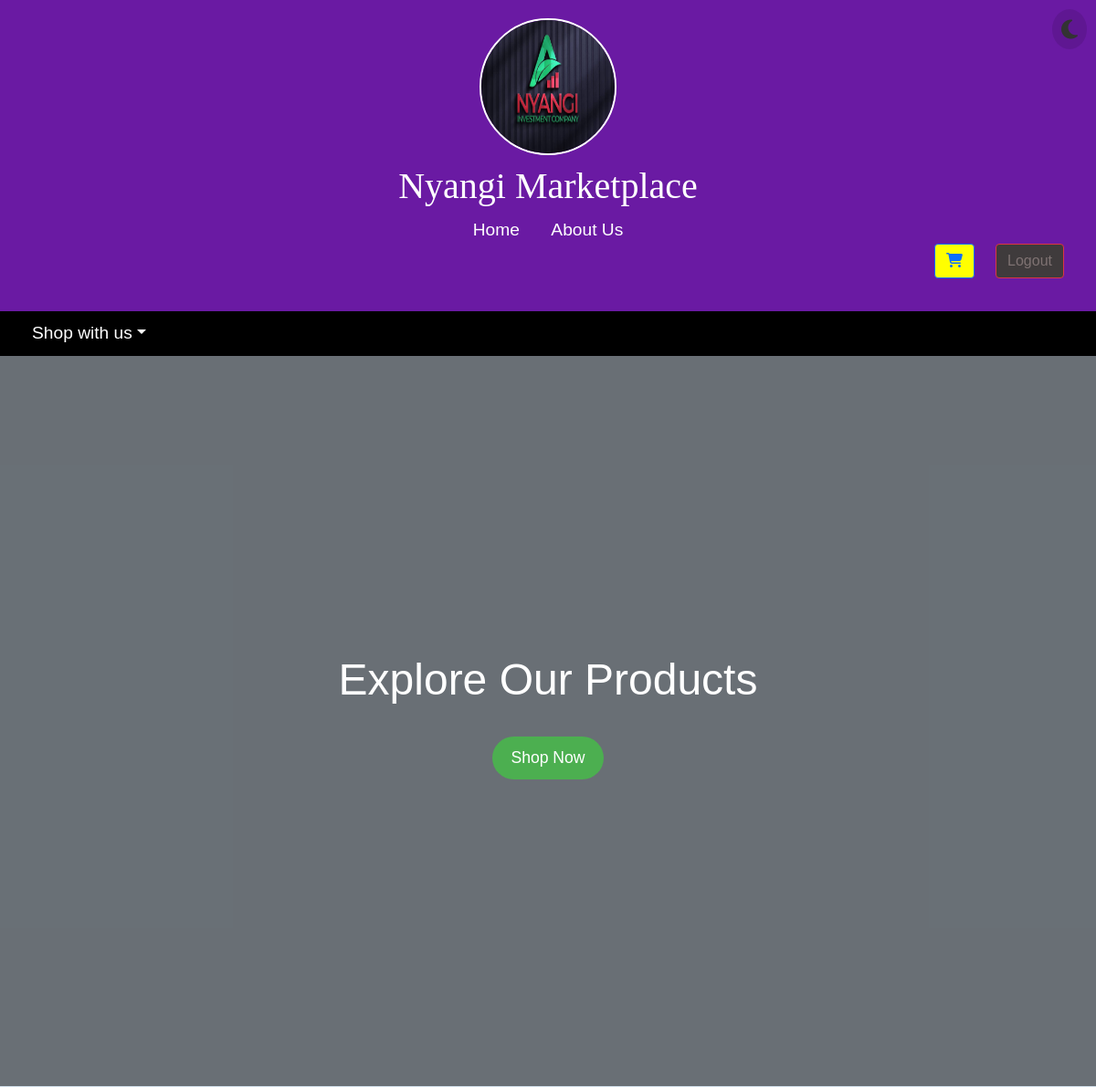
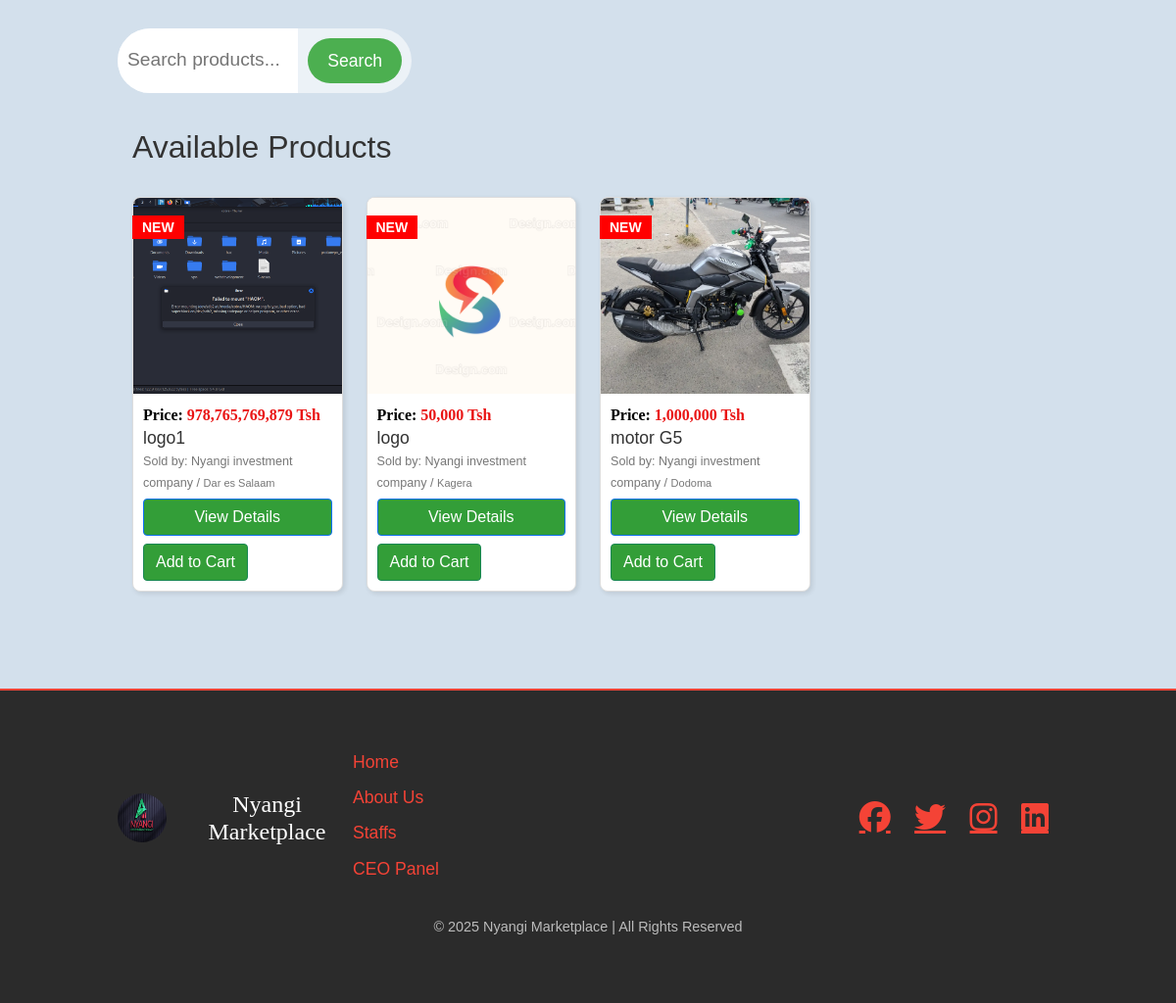
Screenshot of / (signed in) with the database file from the repository (2 pictures, top to bottom).
### myapp/models.py (models this page shows, shortened)
class Product(models.Model):
    name = models.CharField(max_length=255)
    description = models.TextField()
    price = models.IntegerField()
    category = models.ForeignKey('Category', on_delete=models.CASCADE)
    image = models.ImageField(upload_to='products/')
    image1 = models.ImageField(upload_to='products/', null=True, blank=True, default="")  # NEW IMAGE
    image2 = models.ImageField(upload_to='products/', null=True, blank=True, default="")
    image3 = models.ImageField(upload_to='products/', null=True, blank=True, default="")
    image4 = models.ImageField(upload_to='products/', null=True, blank=True, default="")
    seller = models.ForeignKey('Seller', on_delete=models.CASCADE)
    location = models.CharField(max_length=50, choices=TANZANIA_REGIONS, default='Dar es Salaam')  # Default region
    condition = models.CharField(max_length=100, default="New", blank=True)
    dimensions = models.CharField(max_length=100, default="", blank=True)
    weight = models.CharField(max_length=50, default="", blank=True)
    material = models.CharField(max_length=100, default="", blank=True)
    color = models.CharField(max_length=50, default="", blank=True)
    warranty = models.CharField(max_length=50, default="No Warranty", blank=True)
    model = models.CharField(max_length=100, default="", blank=True)
    release_year = models.IntegerField(default="", blank=True, null=True)
    generation = models.CharField(max_length=50, default="", blank=True)
    brand = models.CharField(max_length=100, default="", blank=True)
    origin_country = models.CharField(max_length=100, default="", blank=True)
    created_at = models.DateTimeField(default=timezone.now, blank=True)
    power_consumption = models.CharField(max_length=50, default="", blank=True)
    battery_life = models.CharField(max_length=50, default="", blank=True)
    charging_time = models.CharField(max_length=50, default="", blank=True)
    connectivity = models.CharField(max_length=100, default="", blank=True)
    processor = models.CharField(max_length=100, default="", blank=True)
    storage_capacity = models.CharField(max_length=100, default="", blank=True)
    screen_size = models.CharField(max_length=50, default="", blank=True)
    resolution = models.CharField(max_length=100, default="", blank=True)
    weight_capacity = models.CharField(max_length=50, default="", blank=True)
    assembly_required = models.BooleanField(default="", blank=True, null=True)
    style = models.CharField(max_length=100, default="", blank=True)
    water_resistant = models.BooleanField(default="", blank=True, null=True)
    upholstery_material = models.CharField(max_length=100, default="", blank=True)
    size = models.CharField(max_length=50, default="", blank=True)
    gender = models.CharField(max_length=50, default="", blank=True)
    fabric_type = models.CharField(max_length=100, default="", blank=True)
    washing_instructions = models.TextField(default="", blank=True)
    shoe_type = models.CharField(max_length=100, default="", blank=True)
    closure_type = models.CharField(max_length=100, default="", blank=True)
    fuel_type = models.CharField(max_length=50, default="", blank=True)
    transmission = models.CharField(max_length=50, default="", blank=True)
    mileage = models.CharField(max_length=50, default="", blank=True)
    engine_capacity = models.CharField(max_length=50, default="", blank=True)
    top_speed = models.CharField(max_length=50, default="", blank=True)
    number_of_seats = models.IntegerField(default="", blank=True, null=True)
    expiration_date = models.DateField(null=True, blank=True)
    ingredients = models.TextField(default="", blank=True)
    calories = models.CharField(max_length=50, default="", blank=True)
    dietary_info = models.CharField(max_length=100, default="", blank=True)
    package_size = models.CharField(max_length=100, default="", blank=True)
    author = models.CharField(max_length=100, default="", blank=True)
    publisher = models.CharField(max_length=100, default="", blank=True)
    edition = models.CharField(max_length=50, default="", blank=True)
    pages = models.IntegerField(default="", blank=True, null=True)
    language = models.CharField(max_length=50, default="", blank=True)
    paper_type = models.CharField(max_length=100, default="", blank=True)
    recommended_age = models.CharField(max_length=50, default="", blank=True)
    number_of_pieces = models.IntegerField(default="", blank=True, null=True)
    safety_certifications = models.CharField(max_length=100, default="", blank=True)
    battery_required = models.BooleanField(default="", blank=True, null=True)
    interactive_features = models.CharField(max_length=100, default="", blank=True)
    skin_type = models.CharField(max_length=100, default="", blank=True)
    scent = models.CharField(max_length=100, default="", blank=True)
    application_method = models.CharField(max_length=100, default="", blank=True)
    volume = models.CharField(max_length=50, default="", blank=True)
    sport_type = models.CharField(max_length=100, default="", blank=True)
    weather_resistant = models.BooleanField(default="", blank=True, null=True)
    material_durability = models.CharField(max_length=100, default="", blank=True)
    gemstone = models.CharField(max_length=100, default="", blank=True)
    metal_type = models.CharField(max_length=100, default="", blank=True)
    weight = models.CharField(max_length=50, default="", blank=True)
    certification = models.CharField(max_length=100, default="", blank=True)

class Seller(models.Model):
    user = models.OneToOneField(User, on_delete=models.CASCADE)
    shop_name = models.CharField(max_length=255)
    product_types = models.TextField(help_text="List of product categories sold, separated by commas")
    phone = models.CharField(max_length=15, default="N/A")  # NEW FIELD with default

### myapp/views.py (the view)
# urls.py: path('', home, name='home'),
def home(request):
    products = Product.objects.all().order_by('-created_at')
    recent_products = list(products[:4])  # Get the latest four products
    categories = Category.objects.all()
    query = request.GET.get('query', '')
    if query:
        products = products.filter(name__icontains=query)
    message = "No products found matching your search query." if not products else ""
    cart_item_count = 0
    if request.user.is_authenticated:
        cart_item_count = Cart.objects.filter(user=request.user).count()
    return render(request, 'myapp/home.html', {
        'products': products,
        'recent_products': recent_products,
        'query': query,
        'message': message,
        'categories': categories,
        'cart_item_count': cart_item_count
    })

### myapp/context_processors.py (called while the page is built)
def cart_item_count(request):
    if request.user.is_authenticated:
        return {'cart_item_count': Cart.objects.filter(user=request.user).count()}
    return {'cart_item_count': 0}

### myapp/templates/myapp/home.html (shortened to what this page needs)
{% extends 'myapp/base.html' %}
{% load static %}
{% load humanize %}
{% block video %}
<div class="cover">
    <video autoplay muted loop id="background-video">
        <source src="{% static 'images/vid1.mp4' %}" type="video/mp4">
    </video>
    <div class="cover-overlay"></div>
    <div class="cover-content">
        <h2>Explore Our Products</h2><br>
        <button onclick="scrollToProducts()">Shop Now</button>
    </div>
</div>
{% endblock %}
{% block content %}
<link rel="stylesheet" href="{% static 'css/home.css' %}">
<div class="container">
    <h2>Available Products</h2>
    <div class="row">
        {% for product in products %}
        <div class="col-lg-3 col-md-4 col-sm-6 col-6 mb-4">
            {% if product in recent_products %}
            <span class="badge new-badge">New</span>
            {% endif %}
            <div class="card product-card position-relative">
                <div class="image-container">
                    <img src="{{ product.image.url }}" class="card-img-top product-image" alt="{{ product.name }}">
                </div>
                <div class="card-body">
                    <p class="price"><strong style="color: black;">Price:</strong> {{ product.price|intcomma }} Tsh</p>
                    <h5 class="card-title">{{ product.name }}</h5>
                    <p class="seller"><small>Sold by: {{ product.seller.shop_name }} / <small>{{ product.location }}</small></small></p>
                    <a href="{% url 'product_detail' product.id %}" class="btn btn-primary view-details">View Details</a>
                    {% if user.is_authenticated %}
                        <a href="{% url 'add_to_cart' product.id %}" class="btn btn-success mt-2">Add to Cart</a>
                    {% endif %}
                </div>
            </div>
        </div>
        {% endfor %}
    </div>
</div>
{% endblock %}

### myapp/static/css/base.css (style rules this page uses)
.product-card { transition: transform 0.3s ease, box-shadow 0.3s ease; }
.product-card .btn { transition: background-color 0.3s ease; background-color: #339e38; }
html, body { height: 100%; margin: 0; }
body { background-color: #d3e0ec; font-family: Arial, sans-serif; color: #333; display: flex; flex-direction: column; transition: background-color 0.3s, color 0.3s; }
.cover { position: relative; overflow: hidden; min-height: 100vh; height: auto; display: flex; justify-content: center; align-items: center; text-align: center; color: white; }
#background-video { position: absolute; top: 0; left: 0; width: 100%; height: 100%; object-fit: cover; z-index: -1; }
.cover-overlay { position: absolute; top: 0; left: 0; width: 100%; height: 100%; background: rgba(0, 0, 0, 0.5); z-index: -1; }
.cover-content { position: relative; z-index: 2; color: white; }
.cover-content h2 { font-size: 3em; margin: 0; }
.cover-content button { background-color: #4CAF50; color: white; padding: 10px 20px; border: none; border-radius: 30px; font-size: 1.1em; cursor: pointer; margin: 10px; }

### myapp/static/css/home.css (style rules this page uses)
.container { max-width: 1200px; margin: 15px auto; padding: 0 15px; }
.product-card { border: 1px solid #ddd; border-radius: 8px; overflow: hidden; box-shadow: 2px 2px 5px rgba(0, 0, 0, 0.1); transition: transform 0.2s; }
.image-container { height: 200px; width: 100%; overflow: hidden; display: flex; justify-content: center; align-items: center; background-color: #f9f9f9; }
.product-image { width: 100%; height: 100%; object-fit: cover; display: block; }
.card-body { padding: 10px; text-align: left; }
.price { color: rgb(233, 20, 20); margin-bottom: 1px; font-weight: bold; font-family: cursive; }
.card-title { font-size: 1.1rem; margin-bottom: 2px; }
.seller { color: #777; font-size: 0.9rem; margin-bottom: 5px; }
.view-details { width: 100%; }
.new-badge { position: relative; top: 10%; left: 0%; background: red; color: white; padding: 5px 10px; font-size: 14px; font-weight: bold; border-radius: 0%; text-transform: uppercase; z-index: 1000; }

### rows the page displays
Product: shows "NEW", image (picture), price "978,765,769,879", name "logo1", seller.shop_name "Nyangi investment company", location "Dar es Salaam"
Product: shows "NEW", image (picture), price "50,000", name "logo", seller.shop_name "Nyangi investment company", location "Kagera"
Product: shows "NEW", image (picture), price "1,000,000", name "motor G5", seller.shop_name "Nyangi investment company", location "Dodoma"
